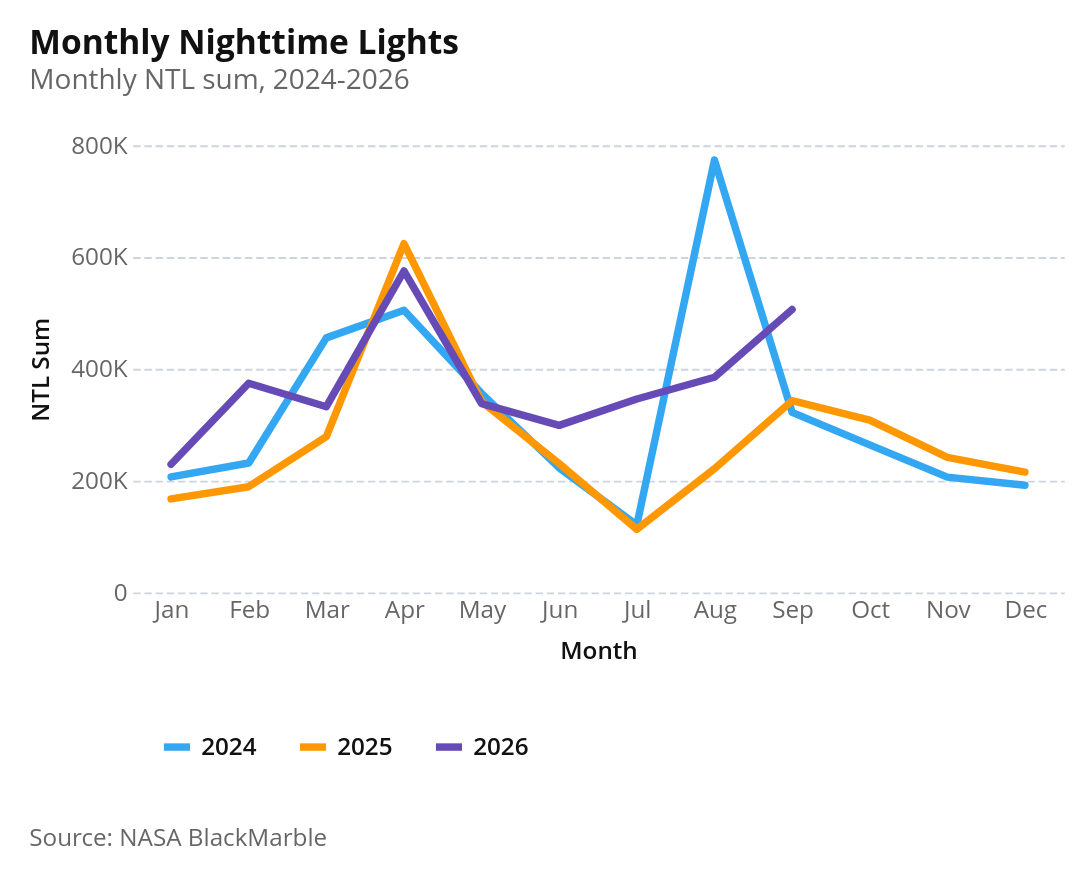

Notebook source saved alongside this figure:
### Markdown cell above
### 1.4 Monthly Trends in Nightlights (comparing 2024, 2025, 2026)

### Code cell
# Fig 1.4b: Monthly Trends - Comparative Lines (2024 vs 2025 vs 2026)
NTL_REPORT_DIR = Path("../../../docs/ntl_report")
NTL_REPORT_DIR.mkdir(parents=True, exist_ok=True)
NTL_REPORT_XLSX = NTL_REPORT_DIR / "ntl-report-data.xlsx"


def write_ntl_sheet(df, sheet_name):
    mode = "a" if NTL_REPORT_XLSX.exists() else "w"
    kwargs = {"engine": "openpyxl", "mode": mode}
    if mode == "a":
        kwargs["if_sheet_exists"] = "replace"
    with pd.ExcelWriter(NTL_REPORT_XLSX, **kwargs) as writer:
        df.to_excel(writer, sheet_name=sheet_name, index=False)


ntl_monthly_lines = (
    ntl_comparison[["date", "month", "year_col", "ntl_sum"]]
    .assign(
        date=lambda d: pd.to_datetime(d["date"]),
        year_col=lambda d: d["year_col"].astype(str),
        month_name=lambda d: d["date"].dt.strftime("%b"),
    )
    .sort_values(["year_col", "month"])
)
write_ntl_sheet(ntl_monthly_lines, "fig_1_4b_monthly_ntl")

chart = (
    alt.Chart(ntl_monthly_lines)
    .mark_line()
    .encode(
        x=alt.X(
            "month(date):O", title="Month", axis=alt.Axis(format="%b", labelAngle=0)
        ),
        y=alt.Y(
            "ntl_sum:Q",
            title="NTL Sum",
            axis=alt.Axis(labelExpr=az.vega_scale_labelExpr()),
        ),
        color=alt.Color(
            "year_col:N",
            title="",
        ),
        tooltip=[
            alt.Tooltip("year_col:N", title="Year"),
            alt.Tooltip("month(date):O", title="Month", format="%b"),
            alt.Tooltip("ntl_sum:Q", format=",.0f", title="NTL Sum"),
        ],
    )
    .properties(
        width=500,
        height=240,
        title=alt.Title(
            text="Monthly Nighttime Lights",
            subtitle="Monthly NTL sum, 2024-2026",
        ),
    )
)
chart = az.add_caption(chart, "Source: NASA BlackMarble")
chart.save(NTL_REPORT_DIR / "fig-1-4b-monthly-nighttime-lights.png", scale_factor=3)
chart

### Figure 1 — Vega-Lite specification as saved in the notebook (floating-point values rounded to 4 significant figures)
{"config": {"background": "white", "padding": 15, "mark": {"tooltip": true}, "point": {"filled": true, "size": 60, "stroke": "white", "strokeWidth": 1}, "circle": {"filled": true, "stroke": "white", "strokeWidth": 1}, "square": {"filled": true, "stroke": "white", "strokeWidth": 1}, "line": {"strokeWidth": 4, "strokeCap": "round", "strokeJoin": "round"}, "bar": {"cornerRadiusEnd": 0}, "area": {"opacity": 0.7}, "arc": {"stroke": "white", "strokeWidth": 1}, "rect": {"stroke": "#8A969F", "strokeWidth": 0.5}, "geoshape": {"stroke": "#666666", "strokeWidth": 0.3, "strokeJoin": "round", "strokeCap": "round"}, "title": {"font": "Open Sans, sans-serif", "fontSize": 18, "fontWeight": 700, "lineHeight": 22, "color": "#111111", "anchor": "start", "offset": 21, "subtitleFont": "Open Sans, sans-serif", "subtitleFontSize": 15, "subtitleFontWeight": 400, "subtitleLineHeight": 18, "subtitleColor": "#666666", "subtitlePadding": 3}, "axis": {"domain": false, "grid": true, "gridColor": "#CED4DE", "gridDash": [4, 2], "gridWidth": 1, "labelFont": "Open Sans, sans-serif", "labelFontSize": 13, "labelFontWeight": 400, "labelColor": "#666666", "labelPadding": 3, "tickColor": "#CED4DE", "tickSize": 5, "tickCount": 5, "titleFont": "Open Sans, sans-serif", "titleFontSize": 13, "titleFontWeight": 600, "titleColor": "#111111", "titlePadding": 9}, "axisX": {"grid": false, "tickSize": 0, "labelAngle": 0}, "axisY": {"domain": false, "ticks": false, "gridColor": "#CED4DE", "gridDash": [4, 2], "gridWidth": 1}, "axisQuantitative": {"tickCount": 5}, "axisBand": {"labelPadding": 6, "tickSize": 0}, "axisTemporal": {"grid": false}, "legend": {"labelFont": "Open Sans, sans-serif", "labelFontSize": 13, "labelFontWeight": 600, "labelColor": "#111111", "titleFont": "Open Sans, sans-serif", "titleFontSize": 13, "titleFontWeight": 600, "titleColor": "#111111", "titlePadding": 3, "symbolSize": 196, "symbolStrokeWidth": 0, "padding": 15, "offset": 21, "columnPadding": 21, "orient": "bottom", "labelLimit": 200, "titleLimit": 200}, "view": {"stroke": null, "continuousWidth": 600, "continuousHeight": 400}, "range": {"category": ["#34A7F2", "#FF9800", "#664AB6", "#4EC2C0", "#F3578E", "#081079", "#0C7C68", "#AA0000", "#DDDA21"], "diverging": ["#920000", "#BD6126", "#E3A763", "#EFEFEF", "#80BDE7", "#3587C3", "#025288"], "heatmap": ["#E3F6FD", "#75CCEC", "#089BD4", "#0169A1", "#023B6F"], "ordinal": ["#E3F6FD", "#75CCEC", "#089BD4", "#0169A1", "#023B6F"], "ramp": ["#E3F6FD", "#75CCEC", "#089BD4", "#0169A1", "#023B6F"]}, "scale": {"bandPaddingInner": 0.2, "bandPaddingOuter": 0.1, "pointPadding": 0.5}, "header": {"labelFont": "Open Sans, sans-serif", "labelFontSize": 13, "labelFontWeight": 600, "labelColor": "#111111", "titleFont": "Open Sans, sans-serif", "titleFontSize": 15, "titleFontWeight": 600, "titleColor": "#111111"}, "concat": {"spacing": 18}, "facet": {"spacing": 18}, "selection": {"point": {"on": "click", "clear": "dblclick"}, "interval": {"mark": {"fill": "#0071BC", "fillOpacity": 0.15, "stroke": "#0071BC", "strokeWidth": 1}}}}, "vconcat": [{"mark": {"type": "line"}, "encoding": {"color": {"field": "year_col", "title": "", "type": "nominal"}, "tooltip": [{"field": "year_col", "title": "Year", "type": "nominal"}, {"field": "date", "format": "%b", "timeUnit": "month", "title": "Month", "type": "ordinal"}, {"field": "ntl_sum", "format": ",.0f", "title": "NTL Sum", "type": "quantitative"}], "x": {"axis": {"format": "%b", "labelAngle": 0}, "field": "date", "timeUnit": "month", "title": "Month", "type": "ordinal"}, "y": {"axis": {"labelExpr": "datum.value === 0 ? '0' : abs(datum.value) >= 1e9 ? (abs(datum.value/1e9) >= 100 ? '' + format(datum.value/1e9, ',.0f') + 'B' : abs(datum.value/1e9) >= 1 ? '' + format(datum.value/1e9, ',.1f') + 'B' : '' + format(datum.value/1e9, ',.2f') + 'B') : abs(datum.value) >= 1e6 ? (abs(datum.value/1e6) >= 100 ? '' + format(datum.value/1e6, ',.0f') + 'M' : abs(datum.value/1e6) >= 1 ? '' + format(datum.value/1e6, ',.1f') + 'M' : '' + format(datum.value/1e6, ',.2f') + 'M') : abs(datum.value) >= 1e4 ? (abs(datum.value/1e3) >= 100 ? '' + format(datum.value/1e3, ',.0f') + 'K' : abs(datum.value/1e3) >= 1 ? '' + format(datum.value/1e3, ',.1f') + 'K' : '' + format(datum.value/1e3, ',.2f') + 'K') : (abs(datum.value) >= 100 ? '' + format(datum.value, ',.0f') + '' : abs(datum.value) >= 1 ? '' + format(datum.value, ',.1f') + '' : '' + format(datum.value, ',.2f') + '')"}, "field": "ntl_sum", "title": "NTL Sum", "type": "quantitative"}}, "height": 240, "title": {"text": "Monthly Nighttime Lights", "subtitle": "Monthly NTL sum, 2024-2026"}, "width": 500}], "data": {"name": "data-203c049e1e941febd5afeeeef1cd10e2"}, "title": {"text": "Source: NASA BlackMarble", "anchor": "start", "color": "#666666", "font": "Open Sans, sans-serif", "fontSize": 13, "fontWeight": 400, "lineHeight": 20, "offset": 21, "orient": "bottom"}, "$schema": "https://vega.github.io/schema/vega-lite/v6.1.0.json", "datasets": {"data-203c049e1e941febd5afeeeef1cd10e2": [{"date": "2024-01-01T00:00:00", "month": 1, "year_col": "2024", "ntl_sum": 206700.0, "month_name": "Jan"}, {"date": "2024-02-01T00:00:00", "month": 2, "year_col": "2024", "ntl_sum": 231600.0, "month_name": "Feb"}, {"date": "2024-03-01T00:00:00", "month": 3, "year_col": "2024", "ntl_sum": 455500.0, "month_name": "Mar"}, {"date": "2024-04-01T00:00:00", "month": 4, "year_col": "2024", "ntl_sum": 504800.0, "month_name": "Apr"}, {"date": "2024-05-01T00:00:00", "month": 5, "year_col": "2024", "ntl_sum": 356200.0, "month_name": "May"}, {"date": "2024-06-01T00:00:00", "month": 6, "year_col": "2024", "ntl_sum": 222800.0, "month_name": "Jun"}, {"date": "2024-07-01T00:00:00", "month": 7, "year_col": "2024", "ntl_sum": 120600.0, "month_name": "Jul"}, {"date": "2024-08-01T00:00:00", "month": 8, "year_col": "2024", "ntl_sum": 773500.0, "month_name": "Aug"}, {"date": "2024-09-01T00:00:00", "month": 9, "year_col": "2024", "ntl_sum": 322100.0, "month_name": "Sep"}, {"date": "2024-10-01T00:00:00", "month": 10, "year_col": "2024", "ntl_sum": 264000.0, "month_name": "Oct"}, {"date": "2024-11-01T00:00:00", "month": 11, "year_col": "2024", "ntl_sum": 206300.0, "month_name": "Nov"}, {"date": "2024-12-01T00:00:00", "month": 12, "year_col": "2024", "ntl_sum": 191900.0, "month_name": "Dec"}, {"date": "2025-01-01T00:00:00", "month": 1, "year_col": "2025", "ntl_sum": 167400.0, "month_name": "Jan"}, {"date": "2025-02-01T00:00:00", "month": 2, "year_col": "2025", "ntl_sum": 189100.0, "month_name": "Feb"}, {"date": "2025-03-01T00:00:00", "month": 3, "year_col": "2025", "ntl_sum": 278700.0, "month_name": "Mar"}, {"date": "2025-04-01T00:00:00", "month": 4, "year_col": "2025", "ntl_sum": 624000.0, "month_name": "Apr"}, {"date": "2025-05-01T00:00:00", "month": 5, "year_col": "2025", "ntl_sum": 341700.0, "month_name": "May"}, {"date": "2025-06-01T00:00:00", "month": 6, "year_col": "2025", "ntl_sum": 230500.0, "month_name": "Jun"}, {"date": "2025-07-01T00:00:00", "month": 7, "year_col": "2025", "ntl_sum": 112900.0, "month_name": "Jul"}, {"date": "2025-08-01T00:00:00", "month": 8, "year_col": "2025", "ntl_sum": 221300.0, "month_name": "Aug"}, {"date": "2025-09-01T00:00:00", "month": 9, "year_col": "2025", "ntl_sum": 343000.0, "month_name": "Sep"}, {"date": "2025-10-01T00:00:00", "month": 10, "year_col": "2025", "ntl_sum": 308300.0, "month_name": "Oct"}, {"date": "2025-11-01T00:00:00", "month": 11, "year_col": "2025", "ntl_sum": 241800.0, "month_name": "Nov"}, {"date": "2025-12-01T00:00:00", "month": 12, "year_col": "2025", "ntl_sum": 215300.0, "month_name": "Dec"}, {"date": "2026-01-01T00:00:00", "month": 1, "year_col": "2026", "ntl_sum": 229300.0, "month_name": "Jan"}, {"date": "2026-02-01T00:00:00", "month": 2, "year_col": "2026", "ntl_sum": 374200.0, "month_name": "Feb"}, {"date": "2026-03-01T00:00:00", "month": 3, "year_col": "2026", "ntl_sum": 332300.0, "month_name": "Mar"}, {"date": "2026-04-01T00:00:00", "month": 4, "year_col": "2026", "ntl_sum": 575100.0, "month_name": "Apr"}, {"date": "2026-05-01T00:00:00", "month": 5, "year_col": "2026", "ntl_sum": 337800.0, "month_name": "May"}, {"date": "2026-06-01T00:00:00", "month": 6, "year_col": "2026", "ntl_sum": 298900.0, "month_name": "Jun"}, {"date": "2026-07-01T00:00:00", "month": 7, "year_col": "2026", "ntl_sum": 346100.0, "month_name": "Jul"}, {"date": "2026-08-01T00:00:00", "month": 8, "year_col": "2026", "ntl_sum": 385000.0, "month_name": "Aug"}, {"date": "2026-09-01T00:00:00", "month": 9, "year_col": "2026", "ntl_sum": 506200.0, "month_name": "Sep"}]}}
